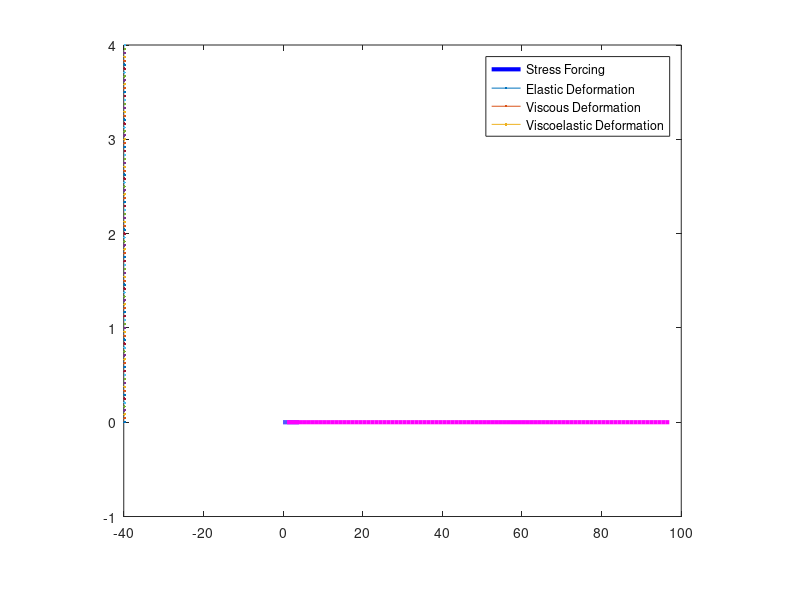

Source code (MATLAB):
%% Ice parameters

E = 1e10;      %elastic modulus (in Pa)
mu = 2e14;     %linearized viscosity of ice 

%% Periodic Stress Forcing for Ice

ts = 3600*(0:1:24*4);             %time steps for simulations  
period = 3600*24;                 %period of forcing
sigma = 1e4*sin(2*pi*ts/period);  %a few days of diurnal tidal forcing

nt = length(ts);
dt = ts(2)-ts(1);                 %time step

%% Elastic Material
strain_elas = 0;                  %initial condition

for t=1:nt
    strain_elas(t) = sigma(t)/E;  %elastic material
end

figure(1);set(1,'units','normalized','position',[0 0.1 0.5 0.4]);
[ax,h1,h2] = plotyy(ts./(3600*24),sigma,ts./(3600*24),strain_elas);hold on
set(h1,'linewidth',3,'Linestyle','--','Color','k');
set(h2,'linewidth',3,'Linestyle','-','Color','r');
xlabel('time (days)','fontsize',20);ylabel(ax(1),'Applied Stress');ylabel(ax(2),'Strain (unitless)','fontsize',20)
set(ax,'fontsize',20)
ylim(ax(2),[-2e-6 2e-6])

legend('Stress Forcing','Elastic Deformation')
%% Viscous Material
strain_visc = -1e-6;

for t=1:nt-1
    strainrate_visc = sigma(t)/mu;
    
    strain_visc(t+1) = strain_visc(t) + strainrate_visc*dt;
end

hold(ax(2))
plot(ax(2),ts./(3600*24),strain_visc,'b','linewidth',3);hold on

legend('Stress Forcing','Elastic Deformation','Viscous Deformation')
%% Viscoelastic Material
strain_ve = 0;
dsigma_dt = diff(sigma)./diff(ts);

for t=1:nt-1
    strainrate_ve = (sigma(t)/mu) + (dsigma_dt(t)/E);
    
    strain_ve(t+1) = strain_ve(t) + strainrate_ve*dt;
end


plot(ax(2),ts./(3600*24),strain_ve,'m','linewidth',3);hold on
legend('Stress Forcing','Elastic Deformation','Viscous Deformation','Viscoelastic Deformation')

